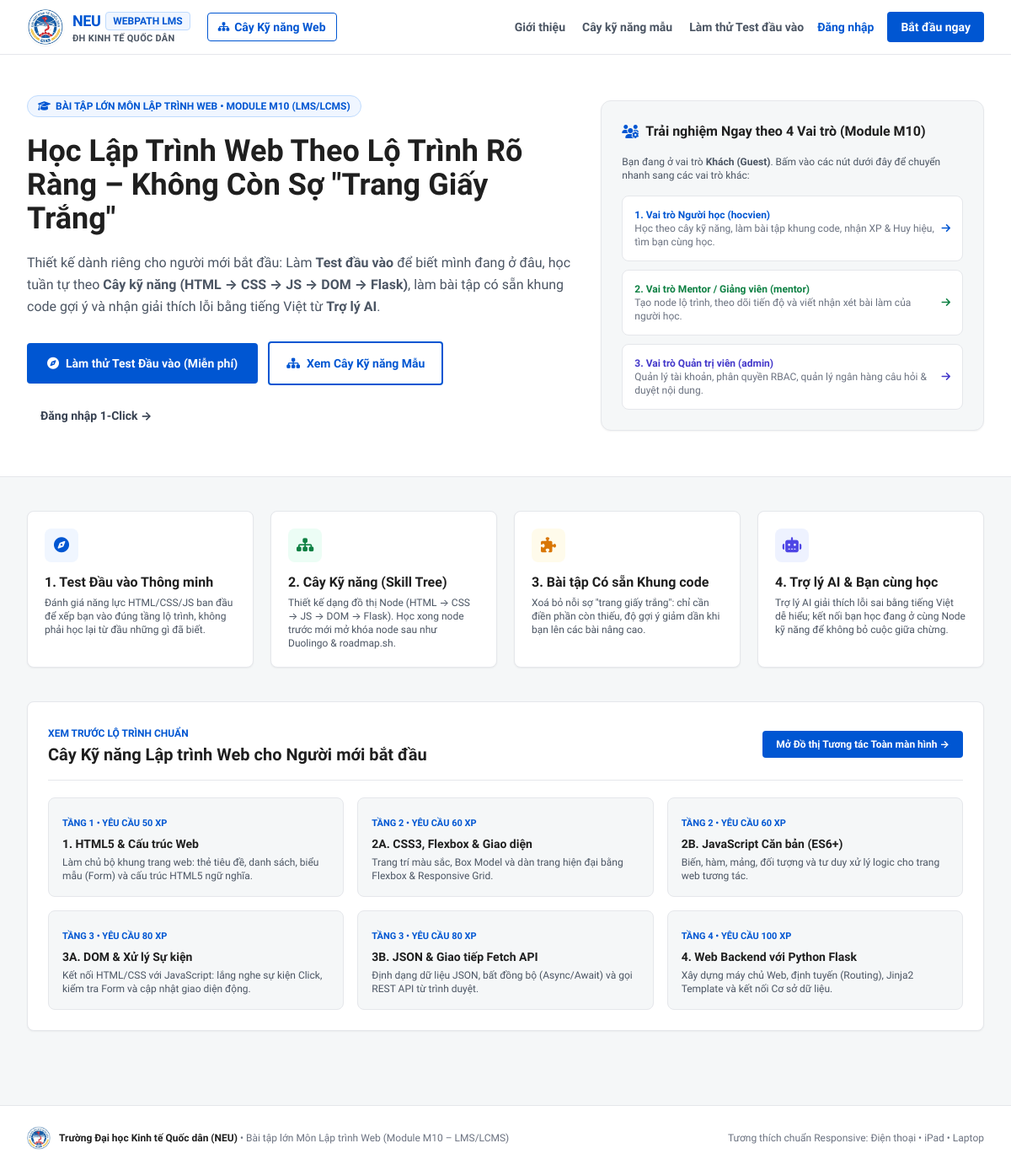
Screenshot of /welcome with the database file from the repository.
### app/models/schema.py (models this page shows)
class Skill(db.Model):
    __tablename__ = "skills"
    id = db.Column(db.Integer, primary_key=True)
    slug = db.Column(db.String(100), unique=True, nullable=False, index=True)
    name = db.Column(db.String(150), nullable=False)
    description = db.Column(db.Text)
    icon = db.Column(db.String(100), default="code")
    tier = db.Column(db.Integer, default=1, nullable=False)
    required_xp = db.Column(db.Integer, default=0, nullable=False)
    required_exercises_count = db.Column(db.Integer, default=1, nullable=False)
    courses = db.relationship("Course", backref="skill", lazy="dynamic")
    exercises = db.relationship("Exercise", backref="skill", lazy="dynamic")

### app/blueprints/main.py (the view)
@main_bp.route("/welcome")
def landing():
    skills = Skill.query.order_by(Skill.tier.asc(), Skill.id.asc()).all()
    roadmaps = Roadmap.query.all()
    sample_exercises = Exercise.query.limit(3).all()
    return render_template(
        "landing.html",
        skills=skills,
        roadmaps=roadmaps,
        sample_exercises=sample_exercises,
    )

### app/templates/landing.html (shortened to what this page needs)
{% extends "base.html" %}
{% block content %}
<div class="bg-white border-b border-gray-200">
    <div class="max-w-7xl mx-auto px-4 sm:px-6 lg:px-8 py-12 grid lg:grid-cols-12 gap-8 items-center">
        <div class="lg:col-span-7 space-y-5">
            <span class="inline-flex items-center px-3 py-1 rounded-full text-xs font-bold uppercase bg-[#F0F6FF] text-[#0056D2] border border-blue-200">
                <i class="fa-solid fa-graduation-cap mr-1.5"></i>Bài tập lớn Môn Lập trình Web • Module M10 (LMS/LCMS)
            </span>
            <h1 class="text-3xl sm:text-4xl font-extrabold text-[#1F1F1F] leading-tight">
                Học Lập Trình Web Theo Lộ Trình Rõ Ràng – Không Còn Sợ "Trang Giấy Trắng"
            </h1>
            <p class="text-base text-gray-600 leading-relaxed">
                Thiết kế dành riêng cho người mới bắt đầu: Làm <strong>Test đầu vào</strong> để biết mình đang ở đâu, học tuần tự theo <strong>Cây kỹ năng (HTML → CSS → JS → DOM → Flask)</strong>, làm bài tập có sẵn khung code gợi ý và nhận giải thích lỗi bằng tiếng Việt từ <strong>Trợ lý AI</strong>.
            </p>
            <div class="flex flex-wrap items-center gap-3 pt-2">
                <a href="{{ url_for('main.placement_test') }}" class="px-6 py-3.5 rounded bg-[#0056D2] hover:bg-[#00419E] text-white font-bold text-sm transition shadow-sm">
                    <i class="fa-solid fa-compass mr-2"></i>Làm thử Test Đầu vào (Miễn phí)
                </a>
                <a href="{{ url_for('skills.tree_view') }}" class="px-5 py-3.5 rounded bg-white hover:bg-[#F0F6FF] text-[#0056D2] border-2 border-[#0056D2] font-bold text-sm transition">
                    <i class="fa-solid fa-sitemap mr-2"></i>Xem Cây Kỹ năng Mẫu
                </a>
                <a href="{{ url_for('auth.login') }}" class="px-4 py-3.5 text-sm font-bold text-gray-700 hover:text-[#0056D2]">
                    Đăng nhập 1-Click &rarr;
                </a>
            </div>
        </div>
        <div class="lg:col-span-5 bg-[#F5F7F8] border border-gray-200 rounded-xl p-6 space-y-4 shadow-sm">
            <h2 class="text-base font-extrabold text-[#1F1F1F] flex items-center">
                <i class="fa-solid fa-users-gear text-[#0056D2] mr-2"></i>Trải nghiệm Ngay theo 4 Vai trò (Module M10)
            </h2>
            <p class="text-xs text-gray-600">Bạn đang ở vai trò <strong>Khách (Guest)</strong>. Bấm vào các nút dưới đây để chuyển nhanh sang các vai trò khác:</p>
            <div class="space-y-2.5 text-xs">
                <a href="{{ url_for('auth.quick_login', role='learner') }}" class="block p-3.5 rounded-lg bg-white border border-gray-200 hover:border-[#0056D2] transition flex items-center justify-between">
                    <div>
                        <span class="font-bold text-[#0056D2] block">1. Vai trò Người học (hocvien)</span>
                        <span class="text-gray-500">Học theo cây kỹ năng, làm bài tập khung code, nhận XP & Huy hiệu, tìm bạn cùng học.</span>
                    </div>
                    <i class="fa-solid fa-arrow-right text-[#0056D2] ml-2"></i>
                </a>
                <a href="{{ url_for('auth.quick_login', role='instructor') }}" class="block p-3.5 rounded-lg bg-white border border-gray-200 hover:border-[#0056D2] transition flex items-center justify-between">
                    <div>
                        <span class="font-bold text-[#0E8043] block">2. Vai trò Mentor / Giảng viên (mentor)</span>
                        <span class="text-gray-500">Tạo node lộ trình, theo dõi tiến độ và viết nhận xét bài làm của người học.</span>
                    </div>
                    <i class="fa-solid fa-arrow-right text-[#0E8043] ml-2"></i>
                </a>
                <a href="{{ url_for('auth.quick_login', role='admin') }}" class="block p-3.5 rounded-lg bg-white border border-gray-200 hover:border-[#0056D2] transition flex items-center justify-between">
                    <div>
                        <span class="font-bold text-indigo-700 block">3. Vai trò Quản trị viên (admin)</span>
                        <span class="text-gray-500">Quản lý tài khoản, phân quyền RBAC, quản lý ngân hàng câu hỏi & duyệt nội dung.</span>
                    </div>
                    <i class="fa-solid fa-arrow-right text-indigo-700 ml-2"></i>
                </a>
            </div>
        </div>
    </div>
</div>
<div class="max-w-7xl mx-auto px-4 sm:px-6 lg:px-8 py-10 space-y-10">
    <div class="grid sm:grid-cols-2 lg:grid-cols-4 gap-5">
        <div class="bg-white border border-gray-200 rounded-lg p-5 shadow-sm">
            <div class="w-10 h-10 rounded-lg bg-[#F0F6FF] text-[#0056D2] flex items-center justify-center text-lg mb-3">
                <i class="fa-solid fa-compass"></i>
            </div>
            <h3 class="text-base font-bold text-[#1F1F1F]">1. Test Đầu vào Thông minh</h3>
            <p class="text-xs text-gray-600 mt-1">Đánh giá năng lực HTML/CSS/JS ban đầu để xếp bạn vào đúng tầng lộ trình, không phải học lại từ đầu những gì đã biết.</p>
        </div>
        <div class="bg-white border border-gray-200 rounded-lg p-5 shadow-sm">
            <div class="w-10 h-10 rounded-lg bg-emerald-50 text-[#0E8043] flex items-center justify-center text-lg mb-3">
                <i class="fa-solid fa-sitemap"></i>
            </div>
            <h3 class="text-base font-bold text-[#1F1F1F]">2. Cây Kỹ năng (Skill Tree)</h3>
            <p class="text-xs text-gray-600 mt-1">Thiết kế dạng đồ thị Node (HTML → CSS → JS → DOM → Flask). Học xong node trước mới mở khóa node sau như Duolingo & roadmap.sh.</p>
        </div>
        <div class="bg-white border border-gray-200 rounded-lg p-5 shadow-sm">
            <div class="w-10 h-10 rounded-lg bg-amber-50 text-amber-600 flex items-center justify-center text-lg mb-3">
                <i class="fa-solid fa-puzzle-piece"></i>
            </div>
            <h3 class="text-base font-bold text-[#1F1F1F]">3. Bài tập Có sẵn Khung code</h3>
            <p class="text-xs text-gray-600 mt-1">Xoá bỏ nỗi sợ "trang giấy trắng": chỉ cần điền phần còn thiếu, độ gợi ý giảm dần khi bạn lên các bài nâng cao.</p>
        </div>
        <div class="bg-white border border-gray-200 rounded-lg p-5 shadow-sm">
            <div class="w-10 h-10 rounded-lg bg-indigo-50 text-indigo-600 flex items-center justify-center text-lg mb-3">
                <i class="fa-solid fa-robot"></i>
            </div>
            <h3 class="text-base font-bold text-[#1F1F1F]">4. Trợ lý AI & Bạn cùng học</h3>
            <p class="text-xs text-gray-600 mt-1">Trợ lý AI giải thích lỗi sai bằng tiếng Việt dễ hiểu; kết nối bạn học đang ở cùng Node kỹ năng để không bỏ cuộc giữa chừng.</p>
        </div>
    </div>
    <div class="bg-white border border-gray-200 rounded-lg p-6 shadow-sm">
        <div class="flex flex-col sm:flex-row sm:items-center justify-between gap-4 pb-4 border-b border-gray-200">
            <div>
                <span class="text-xs font-bold uppercase text-[#0056D2]">Xem trước Lộ trình Chuẩn</span>
                <h2 class="text-xl font-bold text-[#1F1F1F]">Cây Kỹ năng Lập trình Web cho Người mới bắt đầu</h2>
            </div>
            <a href="{{ url_for('skills.tree_view') }}" class="px-4 py-2 rounded bg-[#0056D2] text-white text-xs font-bold">
                Mở Đồ thị Tương tác Toàn màn hình &rarr;
            </a>
        </div>
        <div class="grid sm:grid-cols-2 lg:grid-cols-3 gap-4 mt-5">
            {% for s in skills %}
            <div class="p-4 rounded-lg border border-gray-200 bg-[#F5F7F8]">
                <span class="text-[11px] font-bold uppercase text-[#0056D2]">Tầng {{ s.tier }} • Yêu cầu {{ s.required_xp }} XP</span>
                <h3 class="text-sm font-bold text-[#1F1F1F] mt-1">{{ s.name }}</h3>
                <p class="text-xs text-gray-600 mt-1">{{ s.description }}</p>
            </div>
            {% endfor %}
        </div>
    </div>
</div>
{% endblock %}

### app/templates/base.html (shortened to what this page needs)
<!DOCTYPE html>
<html lang="vi">
<head>
    <script src="https://cdn.tailwindcss.com"></script>
    <link rel="stylesheet" href="https://cdnjs.cloudflare.com/ajax/libs/font-awesome/6.5.1/css/all.min.css">
    <link rel="stylesheet" href="{{ url_for('static', filename='css/responsive.css') }}">
</head>
<body class="min-h-screen flex flex-col bg-[#F5F7F8] text-[#1F1F1F]">
    <header class="bg-white border-b border-gray-200 sticky top-0 z-50">
        <div class="max-w-7xl mx-auto px-3 sm:px-6 lg:px-8 h-16 flex items-center justify-between gap-2 sm:gap-4">
            <div class="flex items-center space-x-3 sm:space-x-5 min-w-0">
                <a href="{{ url_for('main.index') }}" class="flex items-center space-x-2.5 group shrink-0">
                    <img src="{{ url_for('static', filename='images/neu_logo.jpg') }}" alt="Logo Đại học Kinh tế Quốc dân NEU" class="w-10 h-10 sm:w-11 sm:h-11 rounded-full object-contain bg-white shadow-sm group-hover:scale-105 transition">
                    <div class="leading-tight">
                        <div class="flex items-center space-x-1.5">
                            <span class="text-base sm:text-lg font-extrabold tracking-tight text-[#0056D2]">NEU</span>
                            <span class="text-[10px] sm:text-xs font-bold uppercase px-1.5 sm:px-2 py-0.5 rounded bg-[#F0F6FF] text-[#0056D2] border border-blue-200">WebPath LMS</span>
                        </div>
                        <span class="block text-[10px] sm:text-[11px] font-bold text-gray-600 uppercase tracking-wide truncate">ĐH Kinh tế Quốc dân</span>
                    </div>
                </a>
                <a href="{{ url_for('skills.tree_view') }}" class="hidden md:inline-flex items-center px-3 py-1.5 rounded border border-[#0056D2] text-[#0056D2] hover:bg-[#F0F6FF] font-semibold text-xs lg:text-sm transition shrink-0">
                    <i class="fa-solid fa-sitemap mr-1.5 text-xs"></i>
                    <span>Cây Kỹ năng Web</span>
                </a>
            </div>
            <div class="flex items-center space-x-2 sm:space-x-4 shrink-0">
                {% if current_user.is_authenticated %}
                    <nav class="hidden lg:flex items-center space-x-5 text-sm font-semibold">
                        <a href="{{ url_for('main.dashboard') }}" class="py-5 border-b-2 transition {% if request.endpoint == 'main.dashboard' %}border-[#0056D2] text-[#0056D2]{% else %}border-transparent text-gray-600 hover:text-[#0056D2]{% endif %}">
                            Lộ trình của tôi
                        </a>
                        <a href="{{ url_for('main.placement_test') }}" class="py-5 border-b-2 transition {% if request.endpoint == 'main.placement_test' %}border-[#0056D2] text-[#0056D2]{% else %}border-transparent text-gray-600 hover:text-[#0056D2]{% endif %}">
                            Test Đầu vào
                        </a>
                        {% if current_user.is_admin_or_instructor %}
                        <a href="{{ url_for('main.mentor_portal') }}" class="py-5 border-b-2 transition {% if request.endpoint == 'main.mentor_portal' %}border-[#0056D2] text-[#0056D2]{% else %}border-transparent text-indigo-700 hover:text-[#0056D2]{% endif %}">
                            <i class="fa-solid fa-chalkboard-user mr-1"></i>Cổng Mentor & Admin
                        </a>
                        {% endif %}
                    </nav>
                    <div class="flex items-center space-x-1.5 sm:space-x-2.5 bg-[#F5F7F8] border border-gray-200 px-2.5 sm:px-3 py-1 rounded-full text-[11px] sm:text-xs font-bold">
                        <span class="text-[#0056D2]" title="Điểm kinh nghiệm tích lũy (XP)">
                            <i class="fa-solid fa-award mr-0.5 sm:mr-1"></i><span id="nav-user-xp">{{ current_user.total_xp }}</span><span class="hidden sm:inline"> XP</span>
                        </span>
                        <span class="text-gray-300">|</span>
                        <span class="text-amber-600" title="Chuỗi ngày học liên tiếp">
                            <i class="fa-solid fa-fire mr-0.5 sm:mr-1"></i>{{ current_user.current_streak }}<span class="hidden sm:inline"> ngày</span>
                        </span>
                    </div>
                    <div class="hidden sm:flex items-center space-x-2 pl-2 border-l border-gray-200">
                        <div class="w-8 h-8 rounded-full bg-[#0056D2] text-white font-bold text-xs flex items-center justify-center uppercase">
                            {{ current_user.username[:2] }}
                        </div>
                        <div class="hidden md:block text-left leading-tight">
                            <p class="text-xs font-bold text-gray-900">{{ current_user.username }}</p>
                            <p class="text-[10px] font-semibold uppercase text-gray-500">
                                {% if current_user.role == 'learner' %}Người học{% elif current_user.role == 'instructor' %}Mentor / GV{% else %}Quản trị viên{% endif %}
                            </p>
                        </div>
                        <a href="{{ url_for('auth.logout') }}" class="p-1.5 text-gray-500 hover:text-red-600 transition" title="Đăng xuất">
                            <i class="fa-solid fa-right-from-bracket"></i>
                        </a>
                    </div>
                {% else %}
                    <nav class="hidden lg:flex items-center space-x-5 text-sm font-semibold">
                        <a href="{{ url_for('main.landing') }}" class="text-gray-600 hover:text-[#0056D2]">Giới thiệu</a>
                        <a href="{{ url_for('skills.tree_view') }}" class="text-gray-600 hover:text-[#0056D2]">Cây kỹ năng mẫu</a>
                        <a href="{{ url_for('main.placement_test') }}" class="text-gray-600 hover:text-[#0056D2]">Làm thử Test đầu vào</a>
                    </nav>
                    <a href="{{ url_for('auth.login') }}" class="hidden sm:inline-block text-sm font-bold text-[#0056D2] hover:underline">Đăng nhập</a>
                    <a href="{{ url_for('auth.login') }}" class="px-3 sm:px-4 py-2 rounded bg-[#0056D2] hover:bg-[#00419E] text-white text-xs sm:text-sm font-bold transition">
                        Bắt đầu ngay
                    </a>
                {% endif %}
            </div>
        </div>
    </header>
    <main class="flex-1">
        {% block content %}{% endblock %}
    </main>
    {% if request.endpoint != 'judge.workspace' %}
    <footer class="bg-white border-t border-gray-200 mt-12 py-6">
        <div class="max-w-7xl mx-auto px-4 sm:px-6 lg:px-8 flex flex-col sm:flex-row items-center justify-between text-xs text-gray-500 gap-3 text-center sm:text-left">
            <div class="flex flex-col sm:flex-row items-center gap-2.5">
                <img src="{{ url_for('static', filename='images/neu_logo.jpg') }}" alt="NEU Logo" class="w-7 h-7 rounded-full object-contain bg-white">
                <span><strong class="text-[#1F1F1F]">Trường Đại học Kinh tế Quốc dân (NEU)</strong> • Bài tập lớn Môn Lập trình Web (Module M10 – LMS/LCMS)</span>
            </div>
            <div>
                <span>Tương thích chuẩn Responsive: Điện thoại • iPad • Laptop</span>
            </div>
        </div>
    </footer>
    {% endif %}
</body>
</html>

### rows the page displays
Skill: tier "1", required_xp "50", name "1. HTML5 & Cấu trúc Web", description "Làm chủ bộ khung trang web: thẻ tiêu đề, danh sách, biểu mẫu (Form) và cấu trúc HTML5 ngữ nghĩa."
Skill: tier "2", required_xp "60", name "2A. CSS3, Flexbox & Giao diện", description "Trang trí màu sắc, Box Model và dàn trang hiện đại bằng Flexbox & Responsive Grid."
Skill: tier "2", required_xp "60", name "2B. JavaScript Căn bản (ES6+)", description "Biến, hàm, mảng, đối tượng và tư duy xử lý logic cho trang web tương tác."
Skill: tier "3", required_xp "80", name "3A. DOM & Xử lý Sự kiện", description "Kết nối HTML/CSS với JavaScript: lắng nghe sự kiện Click, kiểm tra Form và cập nhật giao diện động."
Skill: tier "3", required_xp "80", name "3B. JSON & Giao tiếp Fetch API", description "Định dạng dữ liệu JSON, bất đồng bộ (Async/Await) và gọi REST API từ trình duyệt."
Skill: tier "4", required_xp "100", name "4. Web Backend với Python Flask", description "Xây dựng máy chủ Web, định tuyến (Routing), Jinja2 Template và kết nối Cơ sở dữ liệu."
